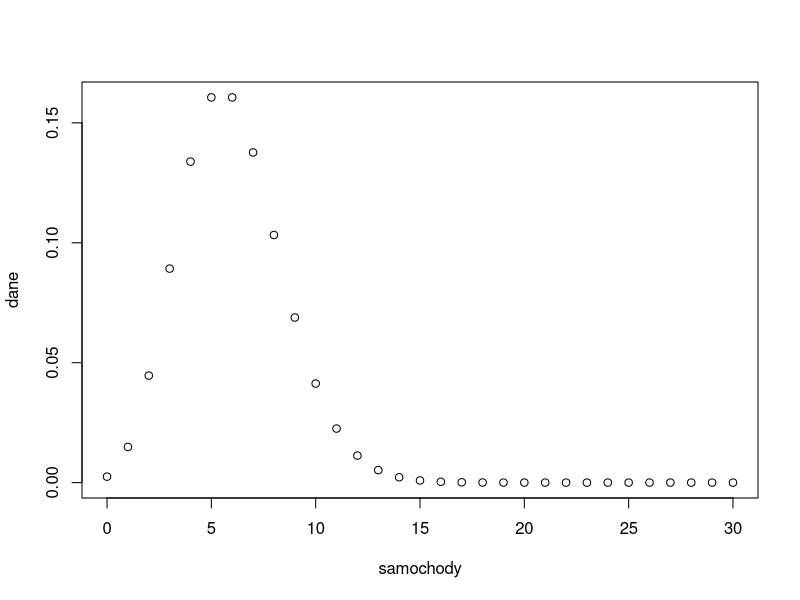

The R script that drew this image:
lambda <- 6

# i)
dpois(5, lambda)
# ii)
1 - ppois(4 - 1, lambda)
# iii)
ppois(5, lambda) - ppois(3 - 1, lambda)
# iv)
samochody <- 0:30
dane <- dpois(samochody, lambda)
plot(samochody, dane)
